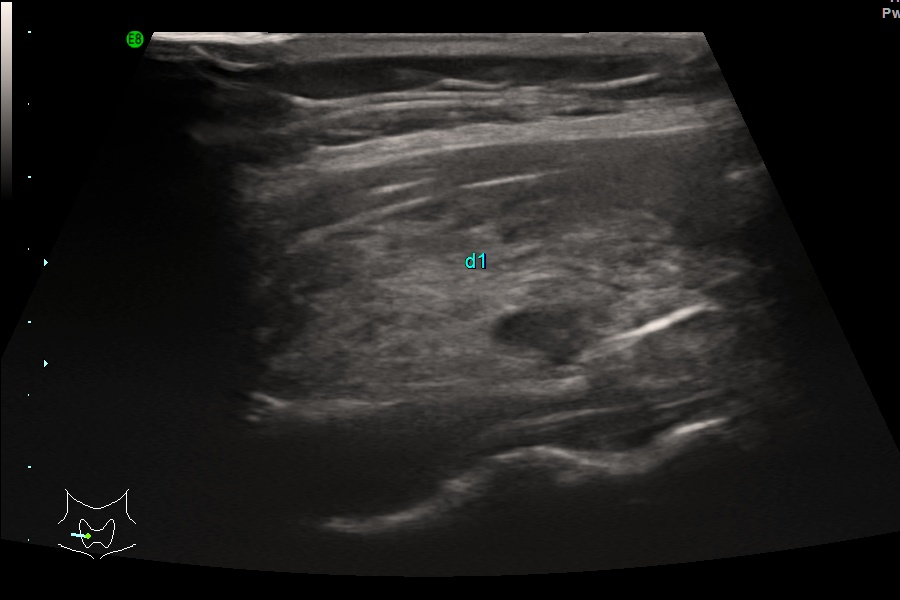
#> input picture source/images/10_8.jpg, 900 x 600 px, found by its file name; its folder holds only this picture in this run
$ python 1.py
#> lines starting #> are read from the running program, lines starting #| are printed output that depends on the picture; after the words box and inside, x2 and y2 are one past the last pixel; in counts of white or black regions, pixels touching at a corner belong together
import cv2 as cv
import os

import numpy as np

k = 0

for filename in os.listdir("images1/source/images"):
    newContours = []
    newHierarchy = []
    img = cv.imread("images1/source/images/" + filename)
#> img is the input picture: shape (600, 900, 3); mean B, G, R 32.1, 33.6, 34.9
    gray = cv.cvtColor(img, cv.COLOR_BGR2GRAY)
    # cv.imshow("src", img)

    # src = cv.GaussianBlur(img, (3, 3), 0)
    dst = cv.fastNlMeansDenoising(gray, None, 20, 7, 21)
    # [14 lines of commented-out code are left out]
    ret, th1 = cv.threshold(dst, 40, 255, cv.THRESH_BINARY)
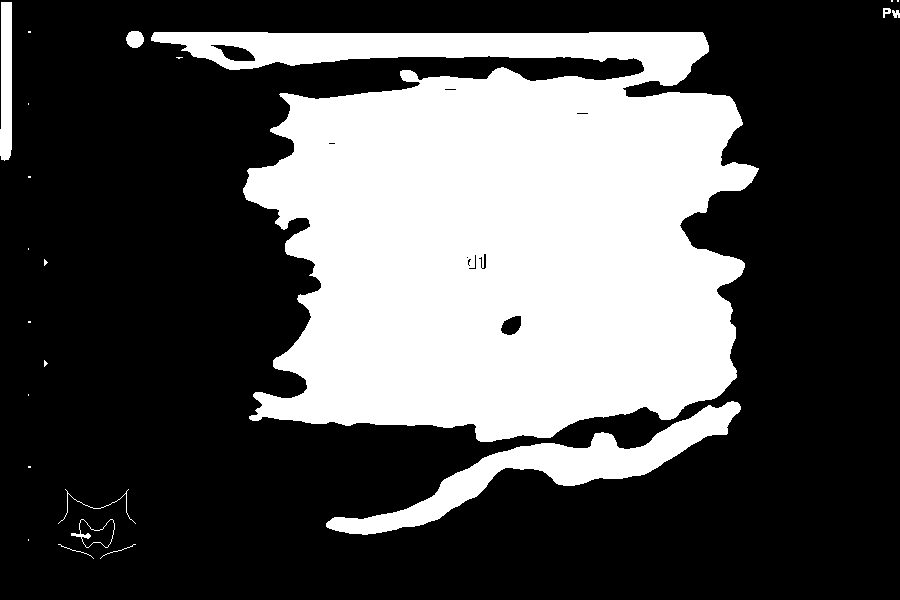
#> th1: shape (600, 900); 32.9% white; 23 white regions (13 under 20 px)
    # th2 = cv.adaptiveThreshold(dst, 255, cv.ADAPTIVE_THRESH_MEAN_C, cv.THRESH_BINARY, 11, 2)
    # th3 = cv.adaptiveThreshold(dst, 255, cv.ADAPTIVE_THRESH_GAUSSIAN_C, cv.THRESH_BINARY, 11, 2)
    # cv.imshow("denoise", dst)
    contours, hierarchy = cv.findContours(image=th1, mode=cv.RETR_CCOMP, method=cv.CHAIN_APPROX_NONE)
#> contours = 36 contours, 21 with area under 20; largest, box (x1, y1, x2, y2) and area: (151, 32, 759, 442) 162736, (326, 401, 741, 535) 10944, (0, 2, 12, 161) 1584, (71, 519, 115, 548) 642, (79, 519, 115, 548) 594

    # [13 lines of commented-out code are left out]
    backtorgb = cv.cvtColor(th1, cv.COLOR_GRAY2RGB)
#> backtorgb: shape (600, 900, 3); 32.9% white; 23 white regions (13 under 20 px), largest, box (x1, y1, x2, y2) and area: (151, 32, 759, 442) 163555, (326, 401, 741, 535) 11381, (0, 2, 12, 161) 1750
#> (the run stopped early here; a loop or call above may not have finished)
